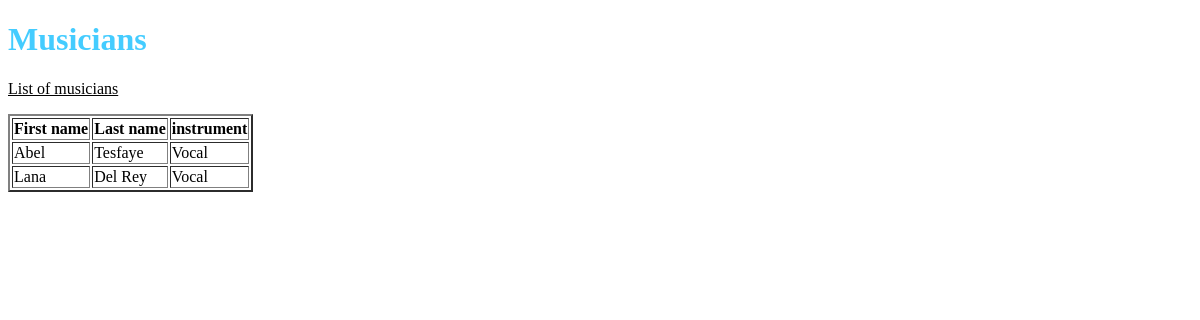
Before: / with the older database file.
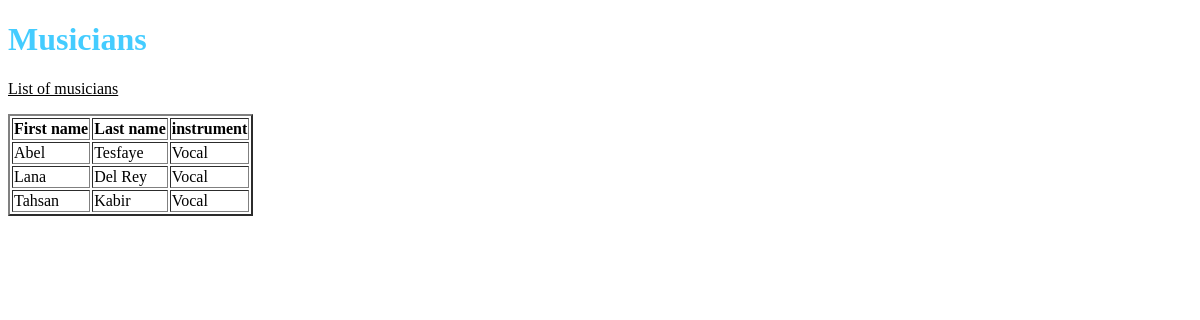
After: the same page with the newer database file.
### home/models.py (models this page shows, shortened)
class Musician(models.Model):
    first_name = models.CharField(max_length = 30)
    last_name  = models.CharField(max_length = 30)
    instrument = models.CharField(max_length = 30)

### home/views.py (the view)
# urls.py: path('',views.index, name='index'), # mapping the index view
def index(request):
    mlist = Musician.objects.order_by('first_name')
    dic={'T1':'List of musicians', 'm': mlist}
    return render(request, 'home/index.html',context= dic)  # Returning the index.html page from home folder of templates folder

### templates/home/index.html (shortened to what this page needs)
<!DOCTYPE html>
{% load static %}
<html lang="en" dir="ltr">
  <head>
    <link rel="stylesheet" href="{% static "css/style1.css" %}">
  </head>
  <body>
      <h1>Musicians</h1>
      <p>{{T1}}</p>
      <table border="2" color="green">
      <tr>
        <th>First name</th>
        <th>Last name</th>
        <th>instrument</th>
      </tr>
      {% for rows in m %}
      <tr>
        <td>{{rows.first_name}}</td>
        <td>{{rows.last_name}}</td>
        <td>{{rows.instrument}}</td>
      </tr>
      {% endfor %}
</table>
  </body>
</html>

### static/css/style1.css (style rules this page uses)
h1 { color: #44CCFF; }
p { text-decoration: underline; }

Changed rows visible on the page:
added Musician: first_name "Tahsan", last_name "Kabir", instrument "Vocal"
